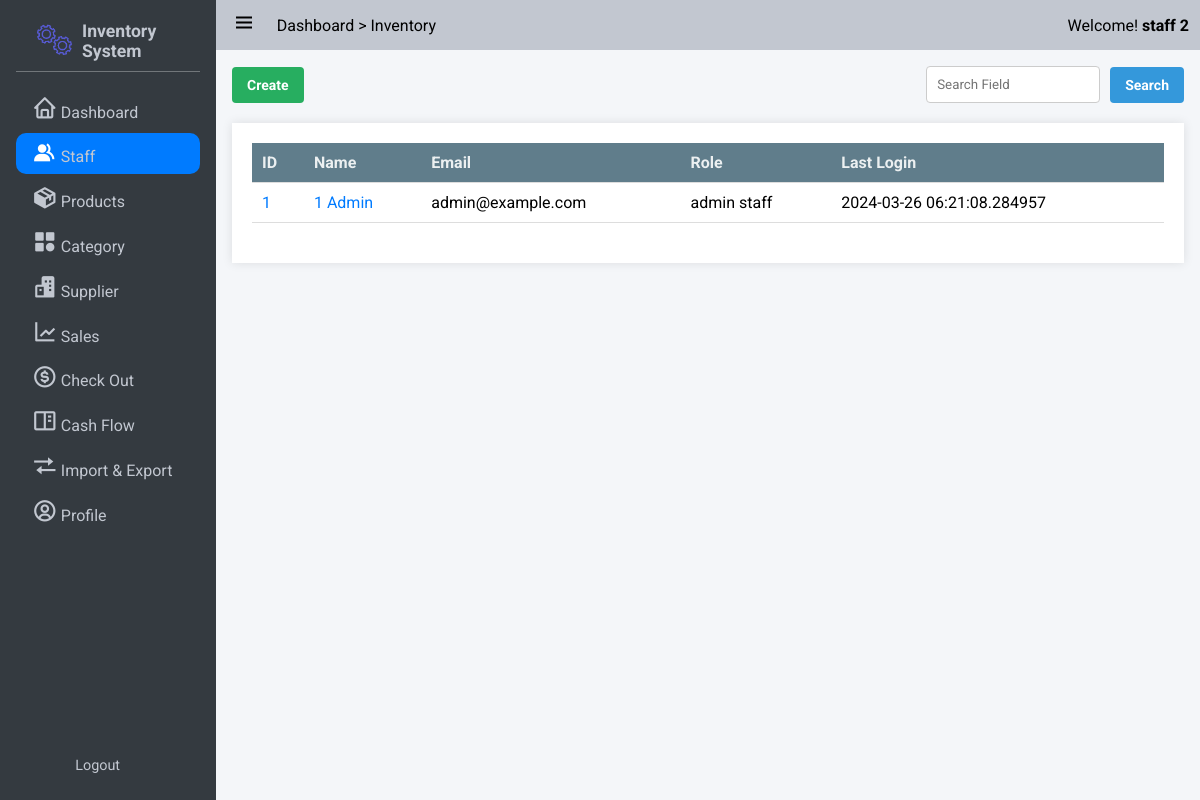
Page /staff/ (signed in) on the committed database.
### app/models/user.py (models this page shows, shortened)
class User(UserMixin,db.Model):
    __tablename__ = 'users'
    id = db.Column(db.Integer, primary_key=True)
    StaffID = db.Column(db.String,unique = True)
    First_Name = db.Column(db.String(100, collation='NOCASE'), nullable=False, server_default='')
    Last_Name = db.Column(db.String(100, collation='NOCASE'), nullable=False, server_default='')
    Email = db.Column(db.String(50), unique=True, nullable=False)
    Password = db.Column(db.String(80), nullable=False)
    pins = db.Column(db.Integer)
    roles = db.relationship('Role', secondary='user_roles')
    active = db.Column('is_active', db.Boolean(), nullable=False, server_default='1')
    Email_Confirmed_At = db.Column(db.DateTime())
    Last_Login = db.Column(db.DateTime())

class Role(db.Model):
    __tablename__ = 'roles'
    id = db.Column(db.Integer(), primary_key=True)
    name = db.Column(db.String(50), unique=True)

### app/user/routes.py (the view)
@bp.route('/')
@login_required
def index():
    page = request.args.get('page', 1, type=int)
    search_query = request.args.get('q', '')
    form = EditStaffForm()
    if search_query:
        staffs = User.query.filter(db.or_(User.First_Name.ilike(f'%{search_query}%'),User.Last_Name.ilike(f'%{search_query}'))).paginate(page, per_page=10)
    else:
        staffs = User.query.paginate(page = page, per_page=10)
    return render_template('admin/staff_management.html', staffs=staffs,form =form)

### app/user/routes.py
class EditStaffForm(FlaskForm):
    id = StringField("Staff ID", validators=[InputRequired()])
    first_name = StringField('First Name', validators=[InputRequired(), Length(max=100)])
    last_name = StringField('Last Name', validators=[InputRequired(), Length(max=100)])
    email = StringField('Email', validators=[InputRequired(), Email(), Length(max=50)])
    pins = IntegerField('Security Pin', validators=[InputRequired(),NumberRange(min=6)])

### app/auth.py (called while the page is built)
@login_manager.user_loader
def load_user(user_id):
    return User.query.get(int(user_id))

### app/templates/admin/staff_management.html (shortened to what this page needs)
{% extends 'base.html' %}
{% block css_style %}
    <link rel="stylesheet" href="{{url_for('static',filename='css/flex.css')}}">
    <link rel="stylesheet" href="{{url_for('static',filename='css/grid.css')}}">
    <link rel="stylesheet" href="{{url_for('static',filename='css/table.css')}}">
    <link rel="stylesheet" href="{{url_for('static',filename='css/form.css')}}">
    <link rel="stylesheet" href="{{url_for('static',filename='css/modal.css')}}">
{% endblock %}
{% block nav_staff %}active{% endblock %}
{% block content %}
<div class="flex flex-between-center">
    <a href="{{url_for('user.create_staff')}}" class="button success">Create</a>
    <form action="{{url_for('user.search_staff')}}" method="get" class="flex flex-start-center">
        <input type="text" name="search" style="display: inline-block; margin: 0 10px 0 0;" placeholder="Search Field" required>
        <button type="submit" class="button primary">Search</button>
    </form>
</div>
<div class="table-container maxheight-800 scrollable">
    <table >
        <thead>
            <tr>
                <th>ID</th>
                <th>Name</th>
                <th>Email</th>
                <th>Role</th>
                <th>Last Login</th>
            </tr>
        </thead>
        <tbody>
            {% for staff in staffs if not staff == current_user %}
            <tr>
                <td>
                    <span><a href="{{url_for('user.get_staff',id = staff.id)}}">{{ staff.id}}</a></span>
                </td>
                <td>
                    <span><a href="{{url_for('user.get_staff',id = staff.id)}}">{{ staff.First_Name + ' ' + staff.Last_Name}}</a></span>
                </td>
                <td>
                    <span>{{ staff.Email}}</span>
                </td>
                <td>
                    {% for role in staff.roles %}
                    {{role.name}}
                    {% endfor %}
                </td>
                <td>
                    {{ staff.Last_Login}}
                </td>
            </tr>
            {% endfor %}
        </tbody>
    </table>
</div>
{% endblock %}

### app/templates/base.html (shortened to what this page needs)
<!DOCTYPE html>
<html lang="en">
<head>
    <link rel="stylesheet" href="{{url_for('static',filename='css/button.css')}}">
    <link rel="stylesheet" href="{{url_for('static',filename='css/style.css')}}">
    <link rel="stylesheet" href="{{url_for('static',filename='css/responsive.css')}}">
    <link rel="stylesheet" href="{{url_for('static',filename='css/cards.css')}}">
    <link rel="stylesheet" href="{{url_for('static',filename='css/preloader.css')}}">
    <link href='https://unpkg.com/boxicons@2.1.4/css/boxicons.min.css' rel='stylesheet'>
    {% block css_style %}{% endblock %}
</head>
<body>
    <div class="wrapper">
        <aside class="opened" id="aside">
            <div class="sidebar">
                <div class="brand-items">
                    <div class="brand-logo">
                        <img src="{{url_for('static',filename='/img/gear-loader.gif')}}" alt="" class="brand-img">
                        <h3>Inventory System</h3>
                    </div>
                </div>
                <div class="menu-bar">
                    <div class="menu">
                        <ul class="menu-links">
                            <li class="menu-link {% block nav_dashboard %}{% endblock %}"><i class='nav-icon bx bx-home'></i><a href="{{ url_for('dashboard') }}">Dashboard</a></li>
                            <li class="menu-link {% block nav_staff %}{% endblock %}"><i class='nav-icon bx bxs-group' ></i><a href="{{ url_for('user.index') }}">Staff</a></li>
                            <li class="menu-link {% block nav_inventory %}{% endblock %}"><i class='nav-icon bx bxs-package'></i><a href="{{ url_for('product.index') }}">Products</a></li>
                            <li class="menu-link {% block nav_category %}{% endblock %}"><i class='nav-icon bx bxs-category' ></i><a href="{{ url_for('category.index') }}">Category</a></li>
                            <li class="menu-link {% block nav_supplier %}{% endblock %}"><i class='nav-icon bx bxs-buildings' ></i><a href="{{ url_for('supplier.index') }}">Supplier</a></li>
                            <li class="menu-link {% block nav_report %}{% endblock %}"><i class='nav-icon bx bx-line-chart' ></i><a href="{{ url_for('sale.sales_index') }}">Sales</a></li>
                            <li class="menu-link {% block nav_checkout %}{% endblock %}"><i class='nav-icon bx bx-dollar-circle' ></i><a href="{{ url_for('sale.show_checkout_page') }}">Check Out</a></li>
                            <li class="menu-link {% block nav_cashflow %}{% endblock %}"><i class='nav-icon bx bx-book-content'></i><a href="{{url_for('cashflow.index')}}">Cash Flow</a></li>
                            <li class="menu-link {% block nav_ImExport %}{% endblock %}"><i class='nav-icon bx bx-transfer'></i><a href="{{url_for('main.imexport_overview')}}">Import & Export</a></li>
                            <li class="menu-link {% block nav_profile %}{% endblock %}"><i class='nav-icon bx bx-user-circle'></i><a href="{{url_for('user.get_staff',id=current_user.id)}}">Profile</a></li>
                        </ul>
                    </div>
                    <div class="bottom-content">
                        <li class="menu-link"><a href="{{url_for('auth.logout')}}">Logout</a></li>
                    </div>
                </div>
            </div>
        </aside>
       <div class="main">
            <header class="main-header">
                <div class="left-nav">
                    <div class="menu-burger">
                        <i class='bx bx-menu '></i>
                    </div>
                    <p>Dashboard > Inventory</p>
                </div>
                <div class="right-nav flex flex-center-center">
                    <span>Welcome! <b>{{current_user.Last_Name + ' ' + current_user.First_Name}}</b></span>
                </div>
            </header>
            <div class="main-container">
                    {% block content %} {% endblock %}
            </div>
        </div>
    </div>
    </body>
    </html>

### app/static/css/button.css (style rules this page uses)
:root { --primary-color: #3498db; --secondary-color: #2ecc71; --accent-color: #e74c3c; --background-color: #ecf0f1; --link-color: #2980b9; --border-color: #bdc3c7; --success-color: #27ae60; --warning-color: #f39c12; --error-color: #c0392b; --info-color: #3498db; --dark-color: #34495e; --light-color: #ecf0f1; --gray-color: #7f8c8d; --purple-color: #9b59b6; --pink-color: #e91e63; --teal-color: #009688; --orange-color: #e67e22; --brown-color: #795548; --cyan-color: #00bcd4; --indigo-color: #3f51b5; --lime-color: #cddc39; --amber-color: #ffc107; --deep-purple-color: #673ab7; --deep-orange-color: #ff5722; --light-green-color: #8bc34a; --blue-gray-color: #607d8b; --yellow-color: #ffeb3b; }
.button { display: inline-block; padding: 10px 15px; font-size: 14px; font-weight: bold; text-align: center; text-decoration: none; color: #fff; border: none; border-radius: 4px; cursor: pointer; transition: background-color 0.3s ease; }
.primary { background-color: var(--primary-color); color: #fff; }
.success { background-color: var(--success-color); color: #fff; }

### app/static/css/style.css (style rules this page uses)
:root { --text-color:#212529; --text-color-grey:#c2c7d0; --text-color-dark-grey:#898989; --main-color:#007bff; --main-color-hover:#228dff; --second-color:; --second-color-hover:; --white-color:#fff; --bg-color-dark:#343a40; --bg-color-second-light:#dee2e6; --bg-color-light:#f4f6f9; --toggle-color:#ddd; --red-color:#dc3545; --dark-yellow-color:#ffc107; --yellow-color:#ffc107; --sidebar-width:18%; }
* { font-family: 'Roboto', sans-serif; margin: 0; padding: 0; box-sizing: border-box; scrollbar-width: none; }
a { text-decoration: none; color: var(--main-color); }
ul,li { list-style: none; }
img { width: 100%; object-fit: cover; }
body { width: 100vw; height: 100vh; background: #e9ecef; position: relative; }
.wrapper { height: 100vh; width: 100vw; display: flex; overflow: hidden; }
input { padding: 10px; box-sizing: border-box; border: 1px solid #ccc; border-radius: 4px; }
aside { position: relative; width: 15px; height: 100vh; background: var(--bg-color-dark); transition: margin-left .3s ease-in-out .3s ease-in-out; overflow-x: hidden; overflow-y: hidden; z-index: 999; color: var(--text-color-grey); transition:width 0.3s linear; }
aside.opened { width: var(--sidebar-width); }
.sidebar { padding: 0.625rem 1rem; height: 100%; }
.sidebar li { margin-bottom: .2rem; padding: .5rem 1rem; align-items: flex-end; display: flex; border-radius: 10px; }
.brand-items { display: flex; align-items: center; justify-content: space-between; padding: 0.5rem 1rem; border-bottom: rgba(255, 255, 255, 0.3) 1px solid ; }
.brand-items img { width: 50px; object-fit: cover; padding: 0 5px 0 0; }
.brand-logo { display: flex; align-items: center; }
.brand-logo h3 { font-size: 1.1rem; }
.menu-bar { height: calc(100% - 4rem); display: flex; flex-direction: column; justify-content: space-between; }
.menu-links { margin-top: 1rem; }
.menu-link.active { background: var(--main-color); color: var(--white-color); transition: .05s ease-in-out .03s; }
.menu-link .nav-icon { text-align: center; margin-right: .2rem; font-size: 1.6rem; width: 1.6rem; }
.menu-link a { color: var(--text-color-grey); }
.bottom-content { display: flex; align-items: center; justify-content: space-between; flex-wrap: nowrap; padding: .2em 1em; font-size: 0.9rem; }
.main { width: calc(100% - var(--sidebar-width)); height: 100%; background: var(--bg-color-light); transition: width .3s ease-in; }
.main-header { position: relative; padding: .7rem .7rem; display: flex; justify-content: space-between; background: var(--text-color-grey); }
.left-nav { display: flex; align-items: center; }
.menu-burger { font-size: 1.8rem; }
.left-nav .menu-burger { padding: 0 0.3rem; margin-right: 1rem; font-size: 1.5rem; cursor: pointer; }
.main-container { padding: 1rem 1rem 4rem 1rem; overflow: scroll; height: 100%; }

### app/static/css/flex.css (style rules this page uses)
.flex { display: flex; }
.flex-start-center { justify-content: flex-start; align-items: center; }
.flex-center-center { justify-content: center; align-items: center; }
.flex-between-center { justify-content: space-between; align-items: center; }

### app/static/css/form.css (style rules this page uses)
form { margin: 0; padding: 0; border: 0; }
form input[type="text"], form input[type="email"], form input[type="password"], form input[type="number"], form input[type="date"], form select, form textarea { width: 100%; padding: 10px; margin-bottom: 15px; box-sizing: border-box; border: 1px solid #ccc; border-radius: 4px; }

### rows in the picture
User: Last_Name+First_Name "staff 2"
User: id "1", First_Name+Last_Name "1 Admin", Email "admin@example.com", Last_Login "2024-03-26 06:21:08.284957"
Role: name "admin"
Role: name "staff"
